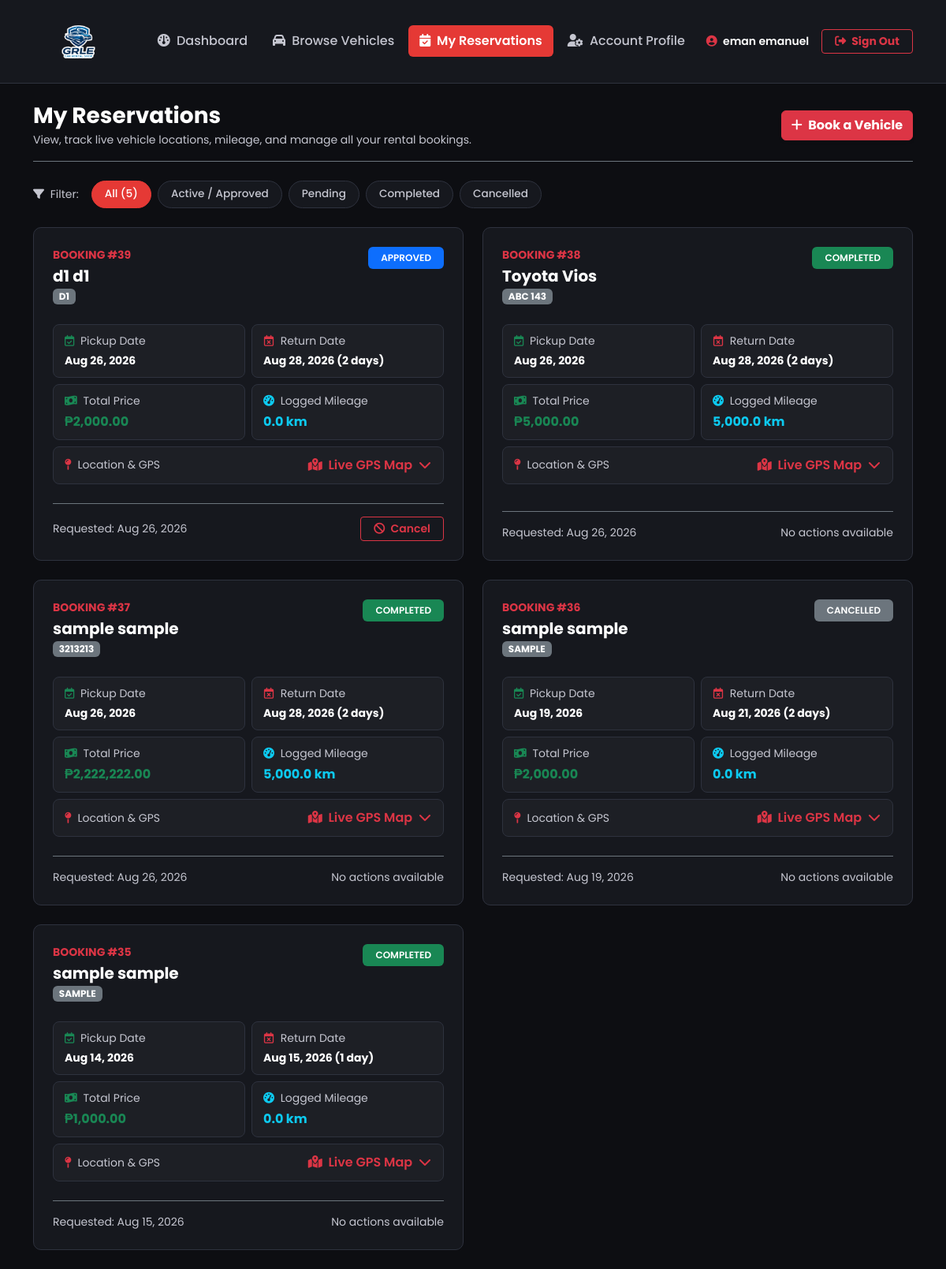
Screenshot of /customer/my_bookings.php (signed in) with the database file from the repository.
### tables this page shows
CREATE TABLE `users` (
  `user_id` int(11) NOT NULL,
  `role` enum('admin','driver','customer') NOT NULL DEFAULT 'customer',
  `first_name` varchar(50) NOT NULL,
  `last_name` varchar(50) NOT NULL,
  `email` varchar(100) NOT NULL,
  `password_hash` varchar(255) NOT NULL,
  `phone` varchar(20) NOT NULL,
  `status` enum('pending','active','inactive','banned') NOT NULL DEFAULT 'pending',
  `created_at` timestamp NOT NULL DEFAULT current_timestamp(),
  `updated_at` timestamp NOT NULL DEFAULT current_timestamp() ON UPDATE current_timestamp()
);

CREATE TABLE `bookings` (
  `booking_id` int(11) NOT NULL,
  `user_id` int(11) NOT NULL,
  `vehicle_id` int(11) NOT NULL,
  `driver_id` int(11) DEFAULT NULL,
  `pickup_date` datetime NOT NULL,
  `pickup_time` time DEFAULT '08:00:00',
  `return_date` datetime NOT NULL,
  `return_time` time DEFAULT '17:00:00',
  `pickup_latitude` decimal(10,8) DEFAULT NULL,
  `pickup_longitude` decimal(11,8) DEFAULT NULL,
  `total_price` decimal(10,2) NOT NULL,
  `status` enum('pending','approved','ongoing','completed','cancelled') NOT NULL DEFAULT 'pending',
  `created_at` timestamp NOT NULL DEFAULT current_timestamp()
);

CREATE TABLE `vehicles` (
  `vehicle_id` int(11) NOT NULL,
  `brand` varchar(50) NOT NULL,
  `model_name` varchar(50) NOT NULL,
  `year` int(11) NOT NULL,
  `plate_number` varchar(20) NOT NULL,
  `category` enum('sedan','suv','van','luxury','truck') NOT NULL DEFAULT 'sedan',
  `capacity` int(11) NOT NULL DEFAULT 5,
  `transmission` varchar(20) NOT NULL DEFAULT 'Automatic',
  `daily_rate` decimal(10,2) NOT NULL,
  `status` enum('available','booked','maintenance','out_of_service') NOT NULL DEFAULT 'available',
  `current_mileage` int(11) NOT NULL DEFAULT 0,
  `image_url` varchar(255) DEFAULT NULL,
  `created_at` timestamp NOT NULL DEFAULT current_timestamp()
);

### customer/my_bookings.php (the view, shortened to what this page needs)
<?php
require_once '../db.php';
$user_id = $_SESSION['user_id'];
try {
    $userStmt = $pdo->prepare("SELECT first_name, last_name, email FROM users WHERE user_id = :id");
    $userStmt->execute([':id' => $user_id]);
    $customer = $userStmt->fetch(PDO::FETCH_ASSOC);
    $bookingsStmt = $pdo->prepare("
        SELECT
            b.*,
            COALESCE(b.pickup_latitude, 0) AS pickup_latitude,
            COALESCE(b.pickup_longitude, 0) AS pickup_longitude,
            v.brand,
            v.model_name,
            v.plate_number,
            dl.current_latitude AS driver_latitude,
            dl.current_longitude AS driver_longitude,
            dl.total_mileage,
            dl.status AS trip_status,
            COALESCE(NULLIF(TRIM(CONCAT(COALESCE(v.brand, ''), ' ', COALESCE(v.model_name, ''))), ''), CONCAT('Vehicle #', b.vehicle_id)) AS full_vehicle_title
        FROM bookings b
        LEFT JOIN vehicles v ON b.vehicle_id = v.vehicle_id
        LEFT JOIN (
            SELECT dl1.*
            FROM driver_locations dl1
            INNER JOIN (
                SELECT MAX(location_id) AS max_id
                FROM driver_locations
                GROUP BY COALESCE(booking_id, vehicle_id)
            ) dl2 ON dl1.location_id = dl2.max_id
        ) dl ON (dl.booking_id = b.booking_id OR dl.vehicle_id = b.vehicle_id)
        WHERE b.user_id = :user_id
        ORDER BY b.booking_id DESC
    ");
    $bookingsStmt->execute([':user_id' => $user_id]);
    $bookings = $bookingsStmt->fetchAll(PDO::FETCH_ASSOC);
} catch (PDOException $e) {
    die("Database Error: " . $e->getMessage());
}
?>
<!DOCTYPE html>
<html lang="en">
<head>
    <link href="https://cdn.jsdelivr.net/npm/bootstrap@5.3.2/dist/css/bootstrap.min.css" rel="stylesheet">
    <link href="https://cdnjs.cloudflare.com/ajax/libs/font-awesome/6.4.0/css/all.min.css" rel="stylesheet">
    <link rel="stylesheet" href="https://unpkg.com/leaflet@1.9.4/dist/leaflet.css" />
    <link rel="stylesheet" href="https://unpkg.com/leaflet-routing-machine@latest/dist/leaflet-routing-machine.css" />
</head>
<body>
    <nav class="navbar navbar-expand-lg navbar-dark navbar-custom sticky-top py-3">
        <div class="container">
            <a class="navbar-brand d-flex align-items-center text-white" href="customer_dashboard.php">
                <img src="../logo.png" alt="GRLE Car Rental Shop" class="brand-logo-image">
            </a>
            <div class="collapse navbar-collapse justify-content-between" id="navbarNav">
                <ul class="navbar-nav mx-auto gap-1">
                    <li class="nav-item">
                        <a href="customer_dashboard.php" class="nav-link nav-link-custom"><i class="fa-solid fa-gauge me-1"></i> Dashboard</a>
                    </li>
                    <li class="nav-item">
                        <a href="browse_vehicles.php" class="nav-link nav-link-custom"><i class="fa-solid fa-car me-1"></i> Browse Vehicles</a>
                    </li>
                    <li class="nav-item">
                        <a href="my_bookings.php" class="nav-link nav-link-custom active"><i class="fa-solid fa-calendar-check me-1"></i> My Reservations</a>
                    </li>
                    <li class="nav-item">
                        <a href="profile.php" class="nav-link nav-link-custom"><i class="fa-solid fa-user-gear me-1"></i> Account Profile</a>
                    </li>
                </ul>
                <div class="d-flex align-items-center gap-3 mt-3 mt-lg-0">
                    <span class="text-white small fw-semibold">
                        <i class="fa-solid fa-user-circle text-danger me-1"></i> <?= htmlspecialchars(($customer['first_name'] ?? 'Valued') . ' ' . ($customer['last_name'] ?? 'Customer')) ?>
                    </span>
                    <a href="logout.php" class="btn btn-outline-danger btn-sm fw-bold px-3"><i class="fa-solid fa-right-from-bracket me-1"></i> Sign Out</a>
                </div>
            </div>
        </div>
    </nav>
    <div class="container py-4">
        <div class="d-flex flex-column flex-md-row align-items-md-center justify-content-between mb-4 pb-3 border-bottom border-secondary gap-3">
            <div>
                <h3 class="fw-bold mb-1 text-white">My Reservations</h3>
                <p class="text-contrast-muted small mb-0">View, track live vehicle locations, mileage, and manage all your rental bookings.</p>
            </div>
            <div>
                <a href="browse_vehicles.php" class="btn btn-danger fw-bold shadow-sm"><i class="fas fa-plus me-1"></i> Book a Vehicle</a>
            </div>
        </div>
        <?php if (empty($bookings)): ?>
            <div class="content-panel text-center py-5">
                <i class="fa-solid fa-calendar-xmark fa-3x mb-3 d-block text-secondary"></i>
                <h5 class="text-white fw-bold">No Reservations Found</h5>
                <p class="text-contrast-muted small mx-auto mb-4" style="max-width: 420px;">You haven't made any vehicle reservations yet.</p>
                <a href="browse_vehicles.php" class="btn btn-danger fw-bold px-4"><i class="fa-solid fa-car me-1"></i> Browse Vehicles</a>
            </div>
        <?php else: ?>
            <div class="d-flex flex-wrap gap-2 mb-4 align-items-center">
                <span class="text-contrast-muted small me-2"><i class="fa-solid fa-filter me-1"></i> Filter:</span>
                <button class="filter-btn active" onclick="filterBookings('all', this)">All (<?= count($bookings) ?>)</button>
                <button class="filter-btn" onclick="filterBookings('active', this)">Active / Approved</button>
                <button class="filter-btn" onclick="filterBookings('pending', this)">Pending</button>
                <button class="filter-btn" onclick="filterBookings('completed', this)">Completed</button>
                <button class="filter-btn" onclick="filterBookings('cancelled', this)">Cancelled</button>
            </div>
            <div class="row g-4" id="bookingsGrid">
                <?php foreach ($bookings as $b): ?>
                    <?php
                        try {
                            $pickup = new DateTime($b['pickup_date']);
                            $return = new DateTime($b['return_date']);
                            $days   = $pickup->diff($return)->days ?: 1;
                        } catch (Exception $e) {
                            $days = 1;
                        }
                        $has_pickup_coords = (!empty($b['pickup_latitude']) && !empty($b['pickup_longitude']) && floatval($b['pickup_latitude']) != 0 && floatval($b['pickup_longitude']) != 0);
                        $status_clean = strtolower($b['status']);
                        $is_active_trip = in_array($status_clean, ['approved', 'ongoing', 'accepted', 'confirmed', 'active']);
                        $mileage        = floatval($b['total_mileage'] ?? 0);
                        $filter_category = 'other';
                        if ($is_active_trip) {
                            $filter_category = 'active';
                        } elseif ($status_clean === 'pending') {
                            $filter_category = 'pending';
                        } elseif ($status_clean === 'completed') {
                            $filter_category = 'completed';
                        } elseif (in_array($status_clean, ['cancelled', 'rejected'])) {
                            $filter_category = 'cancelled';
                        }
                        $badge_class = [
                            'pending'   => 'bg-warning text-dark',
                            'approved'  => 'bg-primary text-white',
                            'ongoing'   => 'bg-info text-dark',
                            'completed' => 'bg-success text-white',
                            'cancelled' => 'bg-secondary text-white'
                        ][$status_clean] ?? 'bg-secondary text-white';
                    ?>
                    <div class="col-12 col-lg-6 booking-card-wrapper" data-category="<?= $filter_category ?>">
                        <div class="booking-item-card p-4 h-100 d-flex flex-column justify-content-between">
                            <div>
                                <div class="d-flex justify-content-between align-items-start mb-3">
                                    <div>
                                        <span class="text-danger fw-bold small text-uppercase d-block">Booking #<?= htmlspecialchars($b['booking_id']) ?></span>
                                        <h5 class="fw-bold text-white mb-0 mt-1"><?= htmlspecialchars($b['full_vehicle_title']) ?></h5>
                                        <?php if (!empty($b['plate_number'])): ?>
                                            <span class="badge bg-secondary text-uppercase fs-8 mt-1"><?= htmlspecialchars($b['plate_number']) ?></span>
                                        <?php endif; ?>
                                    </div>
                                    <span class="badge <?= $badge_class ?> text-uppercase px-3 py-2 fw-semibold" style="font-size: 0.75rem;">
                                        <?= htmlspecialchars($b['status']) ?>
                                    </span>
                                </div>
                                <div class="row g-2 my-3">
                                    <div class="col-6">
                                        <div class="info-pill h-100">
                                            <span class="text-contrast-muted small d-block mb-1"><i class="fa-regular fa-calendar-check text-success me-1"></i> Pickup Date</span>
                                            <strong class="text-white small d-block"><?= date('M d, Y', strtotime($b['pickup_date'])) ?></strong>
                                        </div>
                                    </div>
                                    <div class="col-6">
                                        <div class="info-pill h-100">
                                            <span class="text-contrast-muted small d-block mb-1"><i class="fa-regular fa-calendar-xmark text-danger me-1"></i> Return Date</span>
                                            <strong class="text-white small d-block"><?= date('M d, Y', strtotime($b['return_date'])) ?> (<?= $days ?> <?= $days > 1 ? 'days' : 'day' ?>)</strong>
                                        </div>
                                    </div>
                                    <div class="col-6">
                                        <div class="info-pill h-100">
                                            <span class="text-contrast-muted small d-block mb-1"><i class="fa-solid fa-money-bill-wave text-success me-1"></i> Total Price</span>
                                            <strong class="text-success fs-6">₱<?= number_format($b['total_price'], 2) ?></strong>
                                        </div>
                                    </div>
                                    <div class="col-6">
                                        <div class="info-pill h-100">
                                            <span class="text-contrast-muted small d-block mb-1"><i class="fa-solid fa-gauge-high text-info me-1"></i> Logged Mileage</span>
                                            <strong class="text-info fs-6" id="mileage-val-<?= $b['booking_id'] ?>"><?= number_format($mileage, 1) ?> <span class="fs-8">km</span></strong>
                                        </div>
                                    </div>
                                    <div class="col-12">
                                        <div class="info-pill d-flex justify-content-between align-items-center">
                                            <span class="text-contrast-muted small"><i class="fa-solid fa-map-pin text-danger me-1"></i> Location & GPS</span>
                                            <?php if ($has_pickup_coords): ?>
                                                <button type="button" class="btn btn-link p-0 text-danger text-decoration-none small fw-semibold shadow-none"
                                                        data-bs-toggle="collapse"
                                                        data-bs-target="#mapCollapse<?= $b['booking_id'] ?>">
                                                    <i class="fa-solid fa-map-location-dot me-1"></i> Live GPS Map <i class="fa-solid fa-chevron-down ms-1"></i>
                                                </button>
                                            <?php else: ?>
                                                <span class="text-contrast-muted small">Standard Depot Pickup (No Pin)</span>
                                            <?php endif; ?>
                                        </div>
                                    </div>
                                </div>
                            </div>
                            <div class="pt-3 border-top border-secondary d-flex align-items-center justify-content-between mt-2">
                                <span class="text-contrast-muted small">Requested: <?= !empty($b['created_at']) ? date('M d, Y', strtotime($b['created_at'])) : 'N/A' ?></span>
                                <?php if (in_array($status_clean, ['pending', 'approved'])): ?>
                                    <button type="button" class="btn btn-outline-danger btn-sm px-3 fw-semibold"
                                            data-bs-toggle="modal"
                                            data-bs-target="#cancelBookingModal"
                                            data-id="<?= $b['booking_id'] ?>">
                                        <i class="fa-solid fa-ban me-1"></i> Cancel
                                    </button>
                                <?php else: ?>
                                    <span class="text-contrast-muted small">No actions available</span>
                                <?php endif; ?>
                            </div>
                        </div>
                    </div>
                <?php endforeach; ?>
            </div>
        <?php endif; ?>
    </div>
</body>
</html>

### rows the page displays
users: first_name+last_name "eman emanuel"
bookings: booking_id "39", full_vehicle_title "d1 d1", vehicle.plate_number "D1", status "APPROVED", pickup_date "Aug 26, 2026", return_date "Aug 28, 2026", days "2", total_price "2,000.00", mileage "0.0", created_at "Aug 26, 2026"
bookings: booking_id "38", full_vehicle_title "Toyota Vios", vehicle.plate_number "ABC 143", status "COMPLETED", pickup_date "Aug 26, 2026", return_date "Aug 28, 2026", days "2", total_price "5,000.00", mileage "5,000.0", created_at "Aug 26, 2026", shows "No actions available"
bookings: booking_id "37", full_vehicle_title "sample sample", vehicle.plate_number "3213213", status "COMPLETED", pickup_date "Aug 26, 2026", return_date "Aug 28, 2026", days "2", total_price "2,222,222.00", mileage "5,000.0", created_at "Aug 26, 2026", shows "No actions available"
bookings: booking_id "36", full_vehicle_title "sample sample", vehicle.plate_number "SAMPLE", status "CANCELLED", pickup_date "Aug 19, 2026", return_date "Aug 21, 2026", days "2", total_price "2,000.00", mileage "0.0", created_at "Aug 19, 2026", shows "No actions available"
bookings: booking_id "35", full_vehicle_title "sample sample", vehicle.plate_number "SAMPLE", status "COMPLETED", pickup_date "Aug 14, 2026", return_date "Aug 15, 2026", days "1", total_price "1,000.00", mileage "0.0", created_at "Aug 15, 2026", shows "No actions available"

### other values shown
count($bookings) "5"
